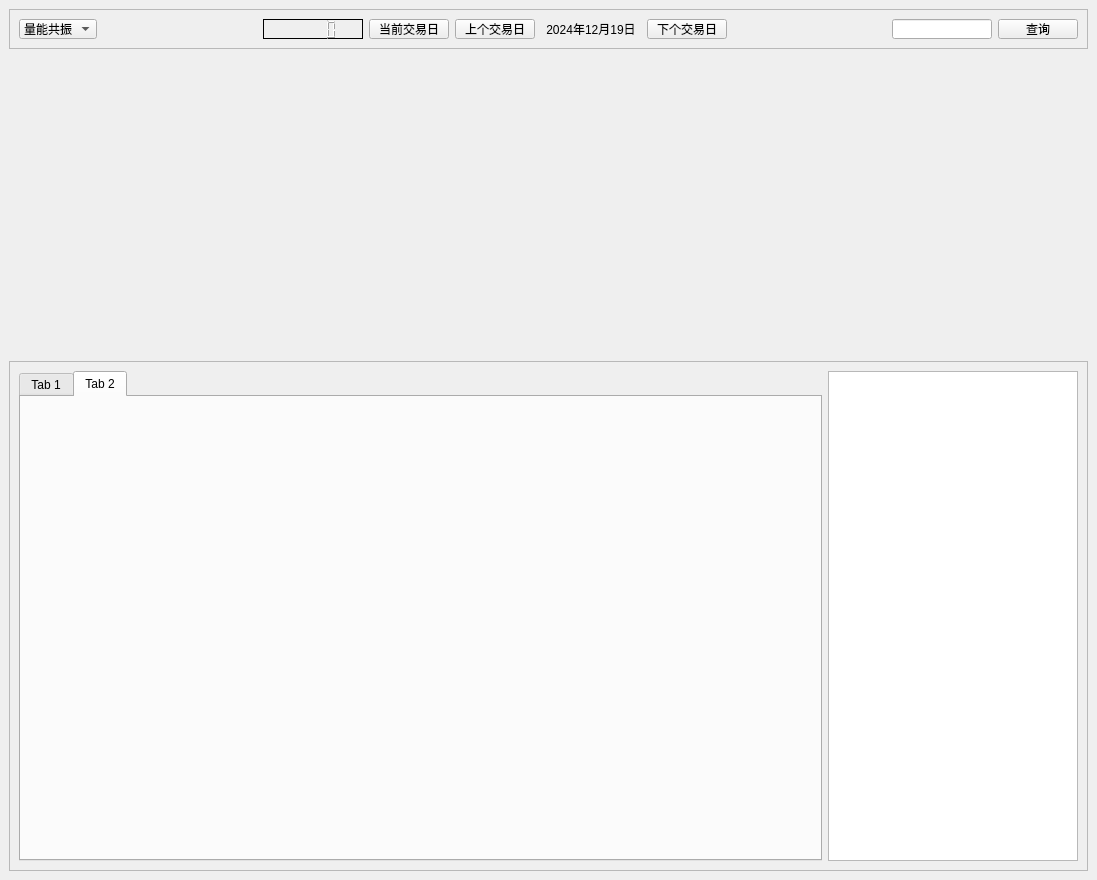
<?xml version="1.0" encoding="UTF-8"?>
<ui version="4.0">
 <class>MainWindow</class>
 <widget class="QMainWindow" name="MainWindow">
  <property name="geometry">
   <rect>
    <x>0</x>
    <y>0</y>
    <width>1097</width>
    <height>880</height>
   </rect>
  </property>
  <property name="windowTitle">
   <string>MainWindow</string>
  </property>
  <widget class="QWidget" name="centralwidget">
   <layout class="QVBoxLayout" name="verticalLayout_2">
    <item>
     <widget class="QFrame" name="menu">
      <property name="sizePolicy">
       <sizepolicy hsizetype="Preferred" vsizetype="Fixed">
        <horstretch>0</horstretch>
        <verstretch>0</verstretch>
       </sizepolicy>
      </property>
      <property name="minimumSize">
       <size>
        <width>0</width>
        <height>40</height>
       </size>
      </property>
      <property name="maximumSize">
       <size>
        <width>16777215</width>
        <height>40</height>
       </size>
      </property>
      <property name="autoFillBackground">
       <bool>true</bool>
      </property>
      <property name="frameShape">
       <enum>QFrame::StyledPanel</enum>
      </property>
      <property name="frameShadow">
       <enum>QFrame::Raised</enum>
      </property>
      <layout class="QHBoxLayout" name="horizontalLayout">
       <item>
        <widget class="QComboBox" name="comboBox">
         <property name="maximumSize">
          <size>
           <width>100</width>
           <height>16777215</height>
          </size>
         </property>
         <item>
          <property name="text">
           <string>量能共振</string>
          </property>
         </item>
        </widget>
       </item>
       <item>
        <spacer name="horizontalSpacer">
         <property name="orientation">
          <enum>Qt::Horizontal</enum>
         </property>
         <property name="sizeType">
          <enum>QSizePolicy::Expanding</enum>
         </property>
         <property name="sizeHint" stdset="0">
          <size>
           <width>0</width>
           <height>0</height>
          </size>
         </property>
        </spacer>
       </item>
       <item>
        <widget class="QLCDNumber" name="lcdNumber">
         <property name="minimumSize">
          <size>
           <width>100</width>
           <height>0</height>
          </size>
         </property>
         <property name="maximumSize">
          <size>
           <width>100</width>
           <height>16777215</height>
          </size>
         </property>
         <property name="cursor">
          <cursorShape>ArrowCursor</cursorShape>
         </property>
         <property name="frameShape">
          <enum>QFrame::Panel</enum>
         </property>
         <property name="frameShadow">
          <enum>QFrame::Plain</enum>
         </property>
         <property name="lineWidth">
          <number>1</number>
         </property>
         <property name="midLineWidth">
          <number>0</number>
         </property>
        </widget>
       </item>
       <item>
        <widget class="QPushButton" name="pushButton_3">
         <property name="maximumSize">
          <size>
           <width>100</width>
           <height>16777215</height>
          </size>
         </property>
         <property name="text">
          <string>当前交易日</string>
         </property>
        </widget>
       </item>
       <item>
        <widget class="QPushButton" name="pushButton">
         <property name="maximumSize">
          <size>
           <width>100</width>
           <height>16777215</height>
          </size>
         </property>
         <property name="text">
          <string>上个交易日</string>
         </property>
        </widget>
       </item>
       <item>
        <widget class="QLabel" name="label">
         <property name="sizePolicy">
          <sizepolicy hsizetype="Preferred" vsizetype="Preferred">
           <horstretch>0</horstretch>
           <verstretch>0</verstretch>
          </sizepolicy>
         </property>
         <property name="minimumSize">
          <size>
           <width>100</width>
           <height>0</height>
          </size>
         </property>
         <property name="maximumSize">
          <size>
           <width>100</width>
           <height>16777215</height>
          </size>
         </property>
         <property name="text">
          <string>2024年12月19日</string>
         </property>
         <property name="alignment">
          <set>Qt::AlignCenter</set>
         </property>
        </widget>
       </item>
       <item>
        <widget class="QPushButton" name="pushButton_2">
         <property name="maximumSize">
          <size>
           <width>100</width>
           <height>16777215</height>
          </size>
         </property>
         <property name="text">
          <string>下个交易日</string>
         </property>
        </widget>
       </item>
       <item>
        <spacer name="horizontalSpacer_2">
         <property name="orientation">
          <enum>Qt::Horizontal</enum>
         </property>
         <property name="sizeHint" stdset="0">
          <size>
           <width>40</width>
           <height>20</height>
          </size>
         </property>
        </spacer>
       </item>
       <item>
        <widget class="QLineEdit" name="lineEdit">
         <property name="maximumSize">
          <size>
           <width>100</width>
           <height>16777215</height>
          </size>
         </property>
        </widget>
       </item>
       <item>
        <widget class="QPushButton" name="pushButton_4">
         <property name="minimumSize">
          <size>
           <width>80</width>
           <height>0</height>
          </size>
         </property>
         <property name="maximumSize">
          <size>
           <width>80</width>
           <height>16777215</height>
          </size>
         </property>
         <property name="text">
          <string>查询</string>
         </property>
        </widget>
       </item>
      </layout>
     </widget>
    </item>
    <item>
     <widget class="QWidget" name="headerFrame" native="true">
      <property name="minimumSize">
       <size>
        <width>0</width>
        <height>300</height>
       </size>
      </property>
     </widget>
    </item>
    <item>
     <widget class="QFrame" name="frame_2">
      <property name="frameShape">
       <enum>QFrame::StyledPanel</enum>
      </property>
      <property name="frameShadow">
       <enum>QFrame::Raised</enum>
      </property>
      <layout class="QHBoxLayout" name="horizontalLayout_3">
       <item>
        <widget class="QTabWidget" name="tabWidget">
         <property name="autoFillBackground">
          <bool>false</bool>
         </property>
         <property name="currentIndex">
          <number>1</number>
         </property>
         <widget class="QWidget" name="tab">
          <attribute name="title">
           <string>Tab 1</string>
          </attribute>
         </widget>
         <widget class="QWidget" name="tab_2">
          <attribute name="title">
           <string>Tab 2</string>
          </attribute>
          <layout class="QVBoxLayout" name="verticalLayout"/>
         </widget>
        </widget>
       </item>
       <item>
        <widget class="QTableView" name="tableView">
         <property name="maximumSize">
          <size>
           <width>250</width>
           <height>16777215</height>
          </size>
         </property>
        </widget>
       </item>
      </layout>
     </widget>
    </item>
   </layout>
  </widget>
 </widget>
 <resources/>
 <connections/>
</ui>
